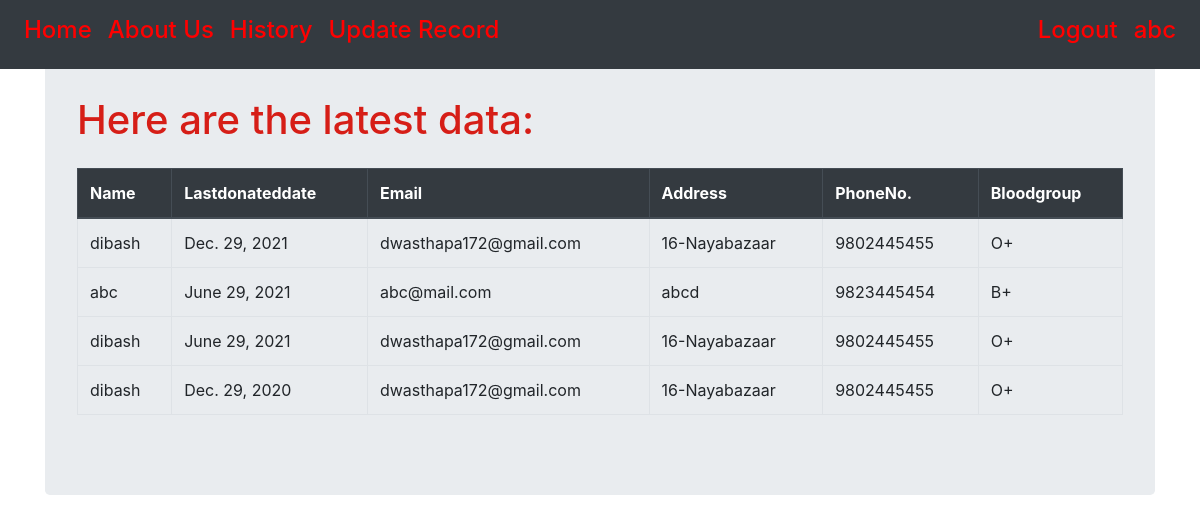
/historylist/ (signed in), run on an earlier commit of the app's database.
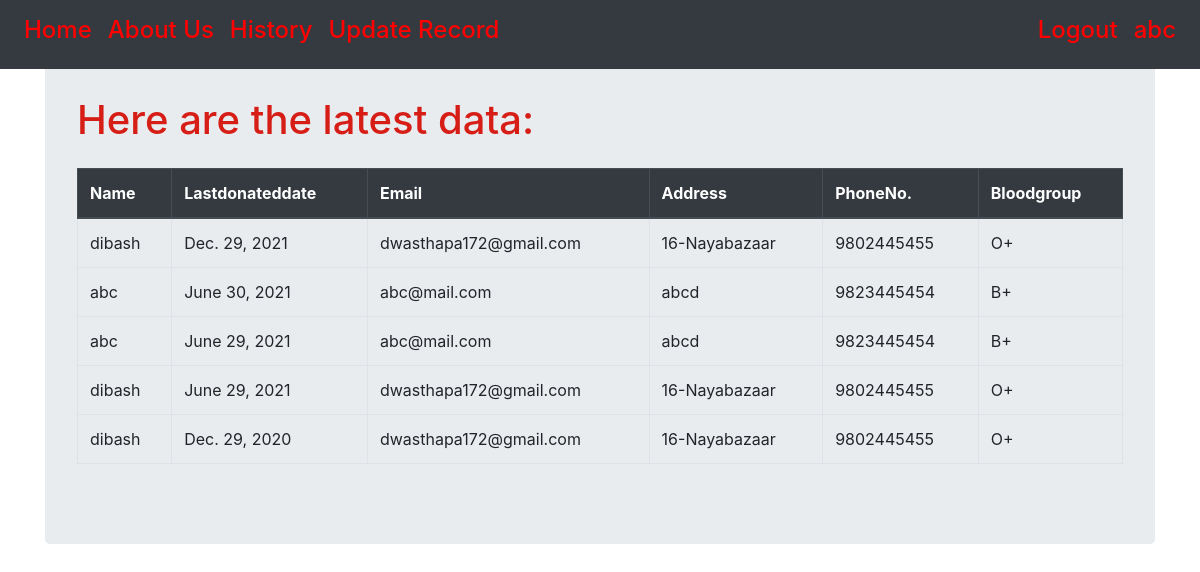
And on a later commit of the database.
### record/models.py (models this page shows, shortened)
class History(models.Model):
    user=models.ForeignKey('auth.User', on_delete=models.CASCADE)
    lastdonateddate = models.DateField(default=timezone.now())

### accounts/models.py (models this page shows, shortened)
class Donor(models.Model):
    user=models.OneToOneField('auth.User',on_delete=models.CASCADE)
    email=models.EmailField(unique=True)
    bloodgroup=models.CharField(choices=Blood_Group,max_length=3)
    phonenumber=models.CharField(max_length=10,unique=True)
    address = models.CharField(max_length=264)

### record/views.py (the view)
# urls.py: path('historylist/',views.HistoryView.as_view(),name='historylist'),
class HistoryView(LoginRequiredMixin, ListView):
    model = History
    template_name='record/historylist.html'
    def get_queryset(self):
        return History.objects.order_by('-lastdonateddate')

### record/templates/record/historylist.html
{% extends "record/base.html" %}
{% block content %}
<div class="container mt-3 pt-3">
  <div class="jumbotron">
<h1>Here are the latest data:</h1>
<div class="table-responsive-lg mt-3 pt-2">
  <table class="table table-hover table-bordered">
    <thead class="thead-dark">
      <th scope="col">Name</th>
      <th scope="col">Lastdonateddate</th>
      <th scope="col">Email</th>
      <th scope="col">Address</th>
      <th scope="col">PhoneNo.</th>
      <th scope="col">Bloodgroup</th>
    </thead>
    {% for i in history_list%}
    <tr>
      <td>{{i.user}}</td>
      <td>{{ i.lastdonateddate}}</td>
      <td>{{i.user.donor.email}}</td>
      <td>{{i.user.donor.address}}</td>
      <td>{{i.user.donor.phonenumber}}</td>
      <td>{{i.user.donor.bloodgroup}}</td>
    </tr>
    {% endfor %}
</div>
</div>
{% endblock %}

### record/templates/record/base.html (shortened to what this page needs)
<!DOCTYPE html>
  {% load static %}
  {% load bootstrap5 %}
<html lang="en" dir="ltr">
<head>
    <link rel="stylesheet" href="https://stackpath.bootstrapcdn.com/bootstrap/4.4.1/css/bootstrap.min.css">
    <link rel="stylesheet" href="{% static "record/style1.css" %}"/>
</head>
  <body>
    <nav class="navbar fixed-top navbar-expand bg-dark">
        <div class="nav navbar-nav ">
            <a class="nav-link" href="{% url "record:Home" %}"><h4>Home </h4></a>
            <a class="nav-link" href="#"> <h4>About Us </h4></a>
          </div>
            {% if user.is_authenticated %}
            <div class="nav navbar-nav">
              <a class="nav-link" href="{% url 'record:historylist' %}" target="_blank"> <h4>History </h4></a>
              <a class ="nav-link" href="{% url 'record:createhistory' %}" target="_blank"> <h4>Update Record</h4> </a>
            </div>
            <div class="nav navbar-nav ml-auto">
              <a class="nav-link" href="{% url 'accounts:logout' %}"> <h4>Logout </h4></a>
              <a class="nav-link"><h4 > {{request.user}} </h4></a>
            </div>
            {% else %}
            <div class="nav navbar-nav ml-auto">
              <a class="nav-link " href="{% url 'accounts:signup' %}"> <button type="button" class='btn btn-sm btn-warning '><h4 >SignUp</h4></button></a>
              <a class="nav-link me-3" href="{% url 'accounts:login' %}"><h4>Login </h4> </a>
            {% endif %}
    </nav>
      {% block content %}
      {% endblock %}
  </body>
</html>

### static/record/style1.css (style rules this page uses)
h1 { color: rgb(214, 30, 23); margin: auto; }
h4 { color: red; }

What changed in the data, as far as the page shows it:
added History: user "abc", lastdonateddate "June 30, 2021", user.donor.email "abc@mail.com", user.donor.address "abcd", user.donor.phonenumber "9823445454", user.donor.bloodgroup "B+"
